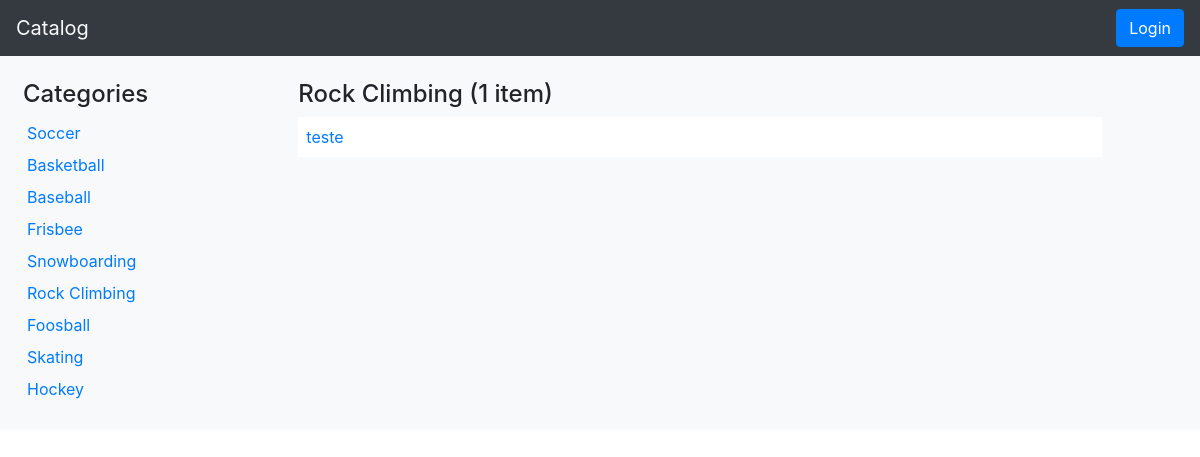
The app's page /catalog/6/items, older data.
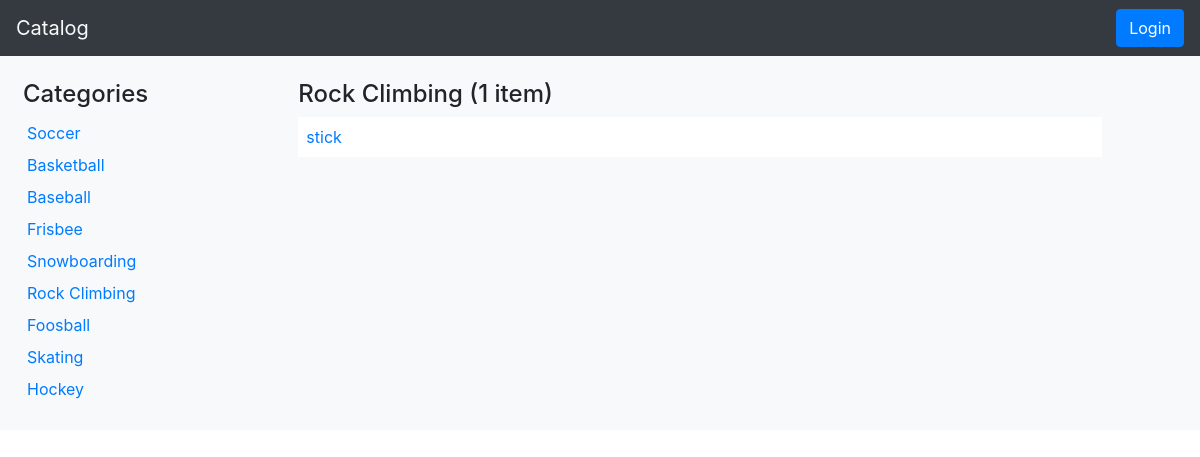
The same page, newer data.
### models.py (models this page shows, shortened)
class Category(Base):
    __tablename__ = 'category'
    id = Column(Integer, primary_key=True)
    name = Column(String, nullable=False)

class Item(Base):
    __tablename__ = 'item'
    id = Column(Integer, primary_key=True)
    title = Column(String, nullable=False)
    description = Column(String)
    cat_id = Column(Integer, ForeignKey('category.id'))
    category = relationship(Category)

### catalogApp.py (the view)
@app.route("/catalog/<int:category_id>/items")
def showItems(category_id):
    engine = create_engine('sqlite:///catalog.db')
    Base.metadata.bind = engine
    DBSession = sessionmaker(bind=engine)
    session = DBSession()
    categories = session.query(Category).all()
    items = session.query(Item).filter_by(cat_id=category_id).all()
    items_count = session.query(Item).filter_by(cat_id=category_id).count()
    category = session.query(Category).filter_by(id=category_id).one()
    category_name = category.name
    engine.dispose()
    return render_template('catalog.html', categories=categories,
                           items=items, category=category_name,
                           count=items_count)

### templates/catalog.html (shortened to what this page needs)
<!DOCTYPE html>
<html lang="en">
<head>
  <link rel="stylesheet" href="https://stackpath.bootstrapcdn.com/bootstrap/4.1.3/css/bootstrap.min.css">
  <link rel="stylesheet" type="text/css" href="{{url_for('static', filename="style.css")}}">
</head>
<body>
  <header class="navbar sticky-top bg-dark">
    <a class="navbar-brand mr-0 text-light" href="{{url_for('showCatalog')}}">Catalog</a>
    <form class="form-inline" action="{{url_for('showLogin')}}" method='GET'>
      <button class="btn btn-primary"  type="submit">Login</button>
    </form>
  </header>
  <div class="container-fluid bg-light" id="categories">
    <div class="row">
      <div class="col-2">
        <nav class="nav flex-column pt-4 pl-2" role="navigation">
          <h4>Categories</h4>
          {% for category in categories %}
          <div class="nav-item p-1">
              <a href="{{url_for('showItems', category_id=category.id)}}">{{category.name}}</a>
          </div>
          {% endfor %}
        </nav>
      </div>
      <div class="col pt-4">
        <main class="row">
          <div class="col-1">
          </div>
          <div class="col">
            {% if category=="" %}
              <h4>Last Items</h4>
            {% else %}
              {% if count==1 %}
                <h4>{{category}} ({{count}} item)</h4>
              {% else %}
                <h4>{{category}} ({{count}} items)</h4>
              {% endif %}
            {% endif %}
            {% for item in items %}
            <div class="bg-white p-2">
                <a href="{{url_for('showItem', category_id=item.cat_id, item_id=item.id)}}">
                  {% if category=="" %}
                    {{item.title}} ({{item.category.name}})
                  {% else %}
                    {{item.title}}
                  {% endif %}
                </a>
            </div>
            {% endfor %}
          </div>
          <div class="col-1"></div>
        </main>
      </div>
    </div>
    <div class="row">
      <div class="col">
        <div class="bottom_space">
        </div>
      </div>
    </div>
  </div>
</body>
</html>

Row changes from the older to the newer data that the page shows:
removed Item: title "teste"
added Item: title "stick"
